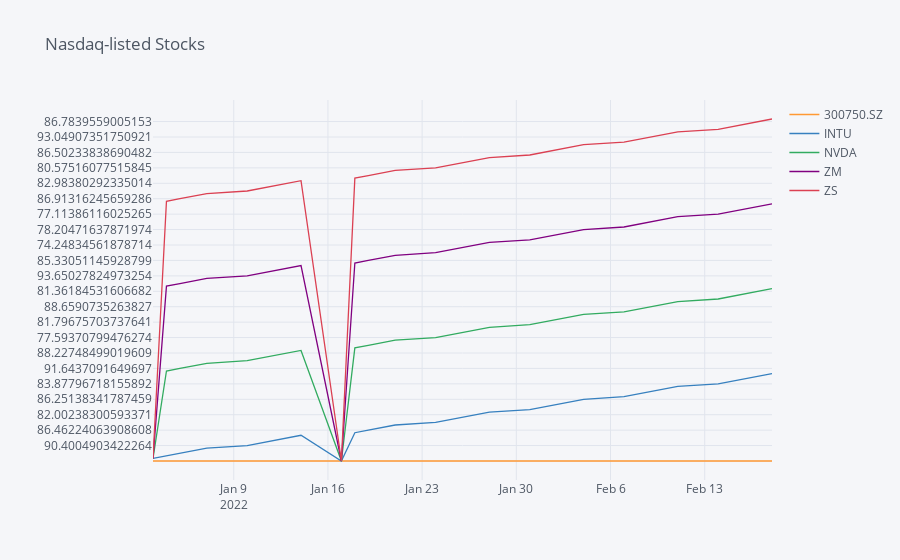

The notebook cell this image was saved under:
### Code cell
# normalized plot
df4.normalize().iplot(title='Nasdaq-listed Stocks')
